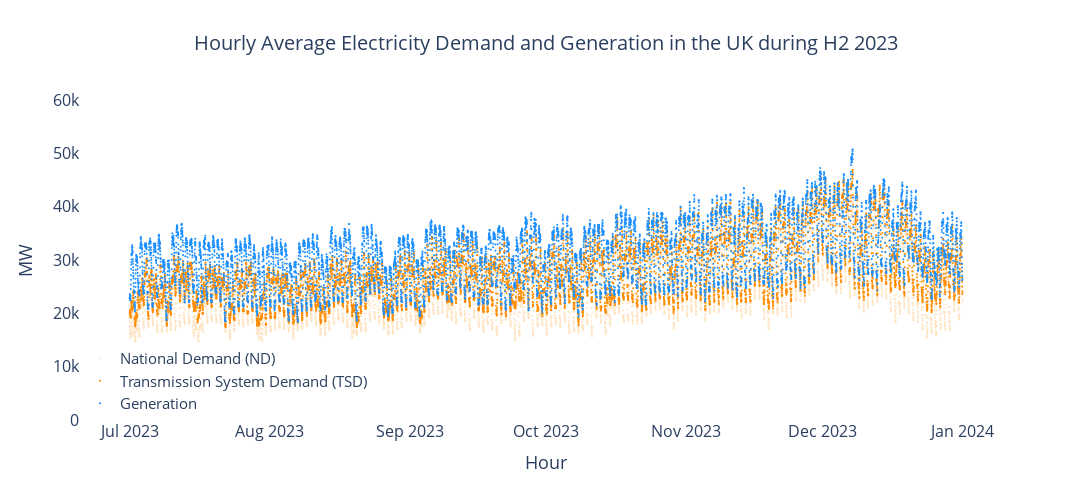
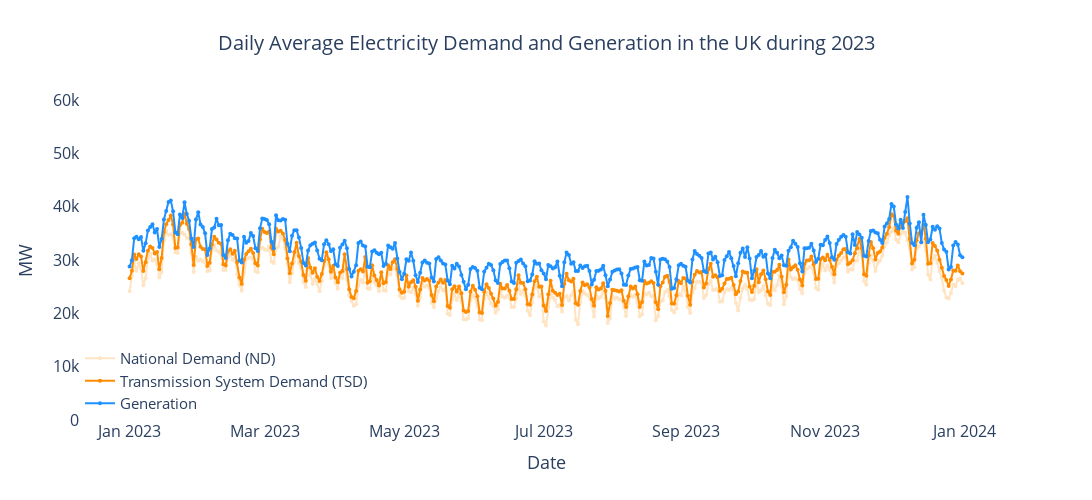
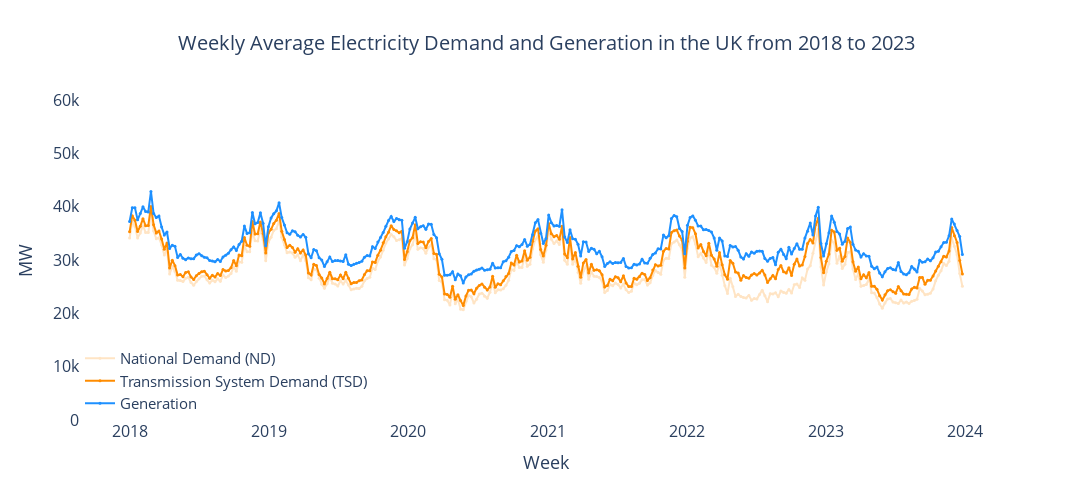
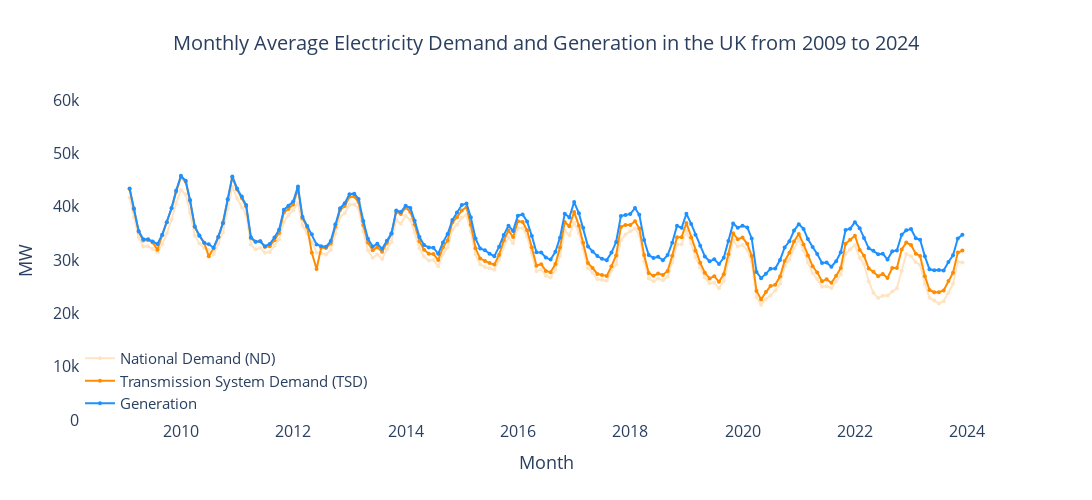

The cell these charts' notebook holds for them, in order:
### Code cell
from datetime import datetime
import plotly.graph_objects as go

df = df.sort("datetime")

# Polars equivalent of pandas resample for time-based grouping
hourly_avg = (
    df.group_by_dynamic("datetime", every="1h")
      .agg([pl.col("nd").mean(), pl.col("tsd").mean(), pl.col("generation").mean()])
      .sort("datetime")
)
daily_avg = (
    df.group_by_dynamic("datetime", every="1d")
      .agg([pl.col("nd").mean(), pl.col("tsd").mean(), pl.col("generation").mean()])
      .sort("datetime")
)
weekly_avg = (
    df.group_by_dynamic("datetime", every="1w")
      .agg([pl.col("nd").mean(), pl.col("tsd").mean(), pl.col("generation").mean()])
      .sort("datetime")
)
monthly_avg = (
    df.group_by_dynamic("datetime", every="1mo")
      .agg([pl.col("nd").mean(), pl.col("tsd").mean(), pl.col("generation").mean()])
      .sort("datetime")
)
yearly_avg = (
    df.group_by_dynamic("datetime", every="1y")
      .agg([pl.col("nd").mean(), pl.col("tsd").mean(), pl.col("generation").mean()])
      .sort("datetime")
)

hourly_start = datetime(2023, 7, 1, 0, 0)
hourly_end = datetime(2023, 12, 31, 23, 59)

daily_start = datetime(2023, 1, 1, 0, 0)
daily_end = datetime(2023, 12, 31, 23, 59)

weekly_start = datetime(2018, 1, 1, 0, 0)
weekly_end = datetime(2023, 12, 31, 23, 59)

monthly_start = datetime(2009, 1, 3, 0, 0)
monthly_end = datetime(2023, 12, 31, 23, 59)

yearly_start = datetime(2009, 1, 3, 0, 0)
yearly_end = datetime(2023, 12, 31, 23, 59)

def plot_avg_plotly(
    df_avg,
    x_col,
    start,
    end,
    title,
    xlabel,
    marker_size,
    line_style,
    nd_color='bisque',
    tsd_color='darkorange',
    gen_color='dodgerblue'
):
    
    # Filter the dataframe based on the provided start and end datetime
    df_avg = df_avg.filter((pl.col(x_col) >= start) & (pl.col(x_col) <= end))

    fig = go.Figure()
    fig.add_trace(go.Scatter(
        x=df_avg[x_col],
        y=df_avg['nd'],
        mode=line_style,
        name='National Demand (ND)',
        marker=dict(size=marker_size, color=nd_color),
        line=dict(color=nd_color)
    ))
    fig.add_trace(go.Scatter(
        x=df_avg[x_col],
        y=df_avg['tsd'],
        mode=line_style,
        name='Transmission System Demand (TSD)',
        marker=dict(size=marker_size, color=tsd_color),
        line=dict(color=tsd_color)
    ))
    fig.add_trace(go.Scatter(
        x=df_avg[x_col],
        y=df_avg['generation'],
        mode=line_style,
        name='Generation',
        marker=dict(size=marker_size, color=gen_color),
        line=dict(color=gen_color)
    ))
    fig.update_layout(
        title=dict(text=title, font=dict(size=20), x=0.5),
        xaxis_title=xlabel,
        yaxis_title='MW',
        yaxis=dict(range=[0, 60000], title_font=dict(size=18), tickfont=dict(size=16)),
        xaxis=dict(title_font=dict(size=18), tickfont=dict(size=16)),
        legend=dict(font=dict(size=15), x=0, y=0, xanchor='left', yanchor='bottom'),
        width=1100,
        height=500,
        plot_bgcolor='white'
    )
    fig.show()

# Usage for each aggregation:
plot_avg_plotly(df, 'datetime', hourly_start, hourly_end, 'Hourly Average Electricity Demand and Generation in the UK during H2 2023', 'Hour', marker_size=2, line_style='markers')
plot_avg_plotly(daily_avg, 'datetime', daily_start, daily_end, 'Daily Average Electricity Demand and Generation in the UK during 2023', 'Date', marker_size=4, line_style='lines+markers')
plot_avg_plotly(weekly_avg, 'datetime', weekly_start, weekly_end, 'Weekly Average Electricity Demand and Generation in the UK from 2018 to 2023', 'Week', marker_size=3, line_style='lines+markers')
plot_avg_plotly(monthly_avg, 'datetime', monthly_start, monthly_end, 'Monthly Average Electricity Demand and Generation in the UK from 2009 to 2024', 'Month', marker_size=4, line_style='lines+markers')
plot_avg_plotly(yearly_avg, 'datetime', yearly_start, yearly_end, 'Yearly Average Electricity Demand and Generation in the UK from 2009 to 2024', 'Year', marker_size=6, line_style='lines+markers')

### Figure 1 — Plotly figure (JSON) as saved in the notebook; plotly's stock layout.template omitted (floating-point values rounded to 4 significant figures; data arrays with more than 128 entries replaced by an {"elided": "..."} marker saying what was removed)
{"data": [{"line": {"color": "bisque"}, "marker": {"color": "bisque", "size": 2}, "mode": "markers", "name": "National Demand (ND)", "type": "scatter", "x": {"elided": "8832 str values"}, "y": {"elided": "8832 int values"}}, {"line": {"color": "darkorange"}, "marker": {"color": "darkorange", "size": 2}, "mode": "markers", "name": "Transmission System Demand (TSD)", "type": "scatter", "x": {"elided": "8832 str values"}, "y": {"elided": "8832 int values"}}, {"line": {"color": "dodgerblue"}, "marker": {"color": "dodgerblue", "size": 2}, "mode": "markers", "name": "Generation", "type": "scatter", "x": {"elided": "8832 str values"}, "y": {"elided": "8832 float values"}}], "layout": {"height": 500, "legend": {"font": {"size": 15}, "x": 0, "xanchor": "left", "y": 0, "yanchor": "bottom"}, "plot_bgcolor": "white", "title": {"font": {"size": 20}, "text": "Hourly Average Electricity Demand and Generation in the UK during H2 2023", "x": 0.5}, "width": 1100, "xaxis": {"tickfont": {"size": 16}, "title": {"font": {"size": 18}, "text": "Hour"}}, "yaxis": {"range": [0, 60000], "tickfont": {"size": 16}, "title": {"font": {"size": 18}, "text": "MW"}}}}

### Figure 2 — Plotly figure (JSON) as saved in the notebook; plotly's stock layout.template omitted (floating-point values rounded to 4 significant figures; data arrays with more than 128 entries replaced by an {"elided": "..."} marker saying what was removed)
{"data": [{"line": {"color": "bisque"}, "marker": {"color": "bisque", "size": 4}, "mode": "lines+markers", "name": "National Demand (ND)", "type": "scatter", "x": {"elided": "365 str values"}, "y": {"elided": "365 float values"}}, {"line": {"color": "darkorange"}, "marker": {"color": "darkorange", "size": 4}, "mode": "lines+markers", "name": "Transmission System Demand (TSD)", "type": "scatter", "x": {"elided": "365 str values"}, "y": {"elided": "365 float values"}}, {"line": {"color": "dodgerblue"}, "marker": {"color": "dodgerblue", "size": 4}, "mode": "lines+markers", "name": "Generation", "type": "scatter", "x": {"elided": "365 str values"}, "y": {"elided": "365 float values"}}], "layout": {"height": 500, "legend": {"font": {"size": 15}, "x": 0, "xanchor": "left", "y": 0, "yanchor": "bottom"}, "plot_bgcolor": "white", "title": {"font": {"size": 20}, "text": "Daily Average Electricity Demand and Generation in the UK during 2023", "x": 0.5}, "width": 1100, "xaxis": {"tickfont": {"size": 16}, "title": {"font": {"size": 18}, "text": "Date"}}, "yaxis": {"range": [0, 60000], "tickfont": {"size": 16}, "title": {"font": {"size": 18}, "text": "MW"}}}}

### Figure 3 — Plotly figure (JSON) as saved in the notebook; plotly's stock layout.template omitted (floating-point values rounded to 4 significant figures; data arrays with more than 128 entries replaced by an {"elided": "..."} marker saying what was removed)
{"data": [{"line": {"color": "bisque"}, "marker": {"color": "bisque", "size": 3}, "mode": "lines+markers", "name": "National Demand (ND)", "type": "scatter", "x": {"elided": "313 str values"}, "y": {"elided": "313 float values"}}, {"line": {"color": "darkorange"}, "marker": {"color": "darkorange", "size": 3}, "mode": "lines+markers", "name": "Transmission System Demand (TSD)", "type": "scatter", "x": {"elided": "313 str values"}, "y": {"elided": "313 float values"}}, {"line": {"color": "dodgerblue"}, "marker": {"color": "dodgerblue", "size": 3}, "mode": "lines+markers", "name": "Generation", "type": "scatter", "x": {"elided": "313 str values"}, "y": {"elided": "313 float values"}}], "layout": {"height": 500, "legend": {"font": {"size": 15}, "x": 0, "xanchor": "left", "y": 0, "yanchor": "bottom"}, "plot_bgcolor": "white", "title": {"font": {"size": 20}, "text": "Weekly Average Electricity Demand and Generation in the UK from 2018 to 2023", "x": 0.5}, "width": 1100, "xaxis": {"tickfont": {"size": 16}, "title": {"font": {"size": 18}, "text": "Week"}}, "yaxis": {"range": [0, 60000], "tickfont": {"size": 16}, "title": {"font": {"size": 18}, "text": "MW"}}}}

### Figure 4 — Plotly figure (JSON) as saved in the notebook; plotly's stock layout.template omitted (floating-point values rounded to 4 significant figures; data arrays with more than 128 entries replaced by an {"elided": "..."} marker saying what was removed)
{"data": [{"line": {"color": "bisque"}, "marker": {"color": "bisque", "size": 4}, "mode": "lines+markers", "name": "National Demand (ND)", "type": "scatter", "x": {"elided": "179 str values"}, "y": {"elided": "179 float values"}}, {"line": {"color": "darkorange"}, "marker": {"color": "darkorange", "size": 4}, "mode": "lines+markers", "name": "Transmission System Demand (TSD)", "type": "scatter", "x": {"elided": "179 str values"}, "y": {"elided": "179 float values"}}, {"line": {"color": "dodgerblue"}, "marker": {"color": "dodgerblue", "size": 4}, "mode": "lines+markers", "name": "Generation", "type": "scatter", "x": {"elided": "179 str values"}, "y": {"elided": "179 float values"}}], "layout": {"height": 500, "legend": {"font": {"size": 15}, "x": 0, "xanchor": "left", "y": 0, "yanchor": "bottom"}, "plot_bgcolor": "white", "title": {"font": {"size": 20}, "text": "Monthly Average Electricity Demand and Generation in the UK from 2009 to 2024", "x": 0.5}, "width": 1100, "xaxis": {"tickfont": {"size": 16}, "title": {"font": {"size": 18}, "text": "Month"}}, "yaxis": {"range": [0, 60000], "tickfont": {"size": 16}, "title": {"font": {"size": 18}, "text": "MW"}}}}
